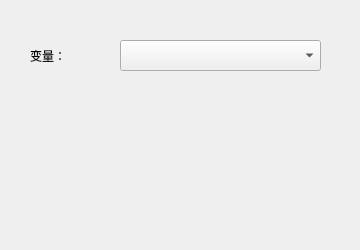
<?xml version="1.0" encoding="UTF-8"?>
<ui version="4.0">
 <class>StateChangeForm</class>
 <widget class="QWidget" name="StateChangeForm">
  <property name="geometry">
   <rect>
    <x>0</x>
    <y>0</y>
    <width>360</width>
    <height>250</height>
   </rect>
  </property>
  <property name="windowTitle">
   <string>Form</string>
  </property>
  <widget class="QComboBox" name="cboSelectTag">
   <property name="geometry">
    <rect>
     <x>120</x>
     <y>40</y>
     <width>201</width>
     <height>31</height>
    </rect>
   </property>
  </widget>
  <widget class="QLabel" name="label">
   <property name="geometry">
    <rect>
     <x>30</x>
     <y>40</y>
     <width>81</width>
     <height>31</height>
    </rect>
   </property>
   <property name="text">
    <string>变量：</string>
   </property>
  </widget>
 </widget>
 <resources/>
 <connections/>
</ui>
